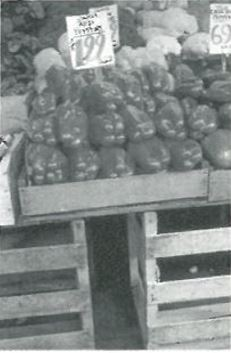
#> input picture 영상처리_이진&오츄&라벨링_3/pic2.JPG, 231 x 353 px, found by its file name
$ python Labeling.py   (older library calls are emulated)
#> lines starting #> are read from the running program, lines starting #| are printed output that depends on the picture; after the words box and inside, x2 and y2 are one past the last pixel; in counts of white or black regions, pixels touching at a corner belong together
import cv2 as cv
import numpy as np
import queue
import random

# 책에 소개된 라벨링 함수
def flood_fill4(l,j,i,label):
    Q = queue.Queue()
    Q.put((j,i))
    while not Q.empty():
        x, y = Q.get()
        if l.item(x,y) == -1:
            left = right = x
            while l.item(left-1,y) == -1:
                left -=1
            while l.item(right+1,y) == -1:
                right +=1
            # 첫 시작지점부터 왼쪽 오른쪽으로 쭉 이동하여 라벨링 되지않은 부분들을 찾는다.
            for c in range(left,right+1):
                # 왼쪽부터 오른쪽까지 이동하면서 라벨링을 수행한다. (같은 열에 연속된 것들 라벨링)
                l.itemset(c,y,label)
                # 만약 맨 왼쪽에서 아래나 위가 라벨링되어있지 않으면 큐에넣어 다음 반복에 라벨링을 수행한다.
                # 뒤쪽의 조건(and (c == left or l.item(c-1,y-1) != -1))은 불필요한 좌표를 큐에 넣지않기 위함이다.
                if l.item(c,y-1) == -1 and (c == left or l.item(c-1,y-1) != -1):
                    Q.put((c,y-1))
                if l.item(c,y+1) == -1 and (c == left or l.item(c-1,y+1) != -1):
                    Q.put((c,y+1))
                # [5 lines of commented-out code are left out]

roi = cv.imread('pic2.jpg')
#> roi is the input picture: shape (353, 231, 3); mean B, G, R 136.6, 137.6, 132.2

# 이미지를 흑백으로 바꾸고 이진화 시킨다. T = 127
roi = cv.cvtColor(roi, cv.COLOR_BGR2GRAY)
#> roi: shape (353, 231)
ret, bin_roi = cv.threshold(roi,127,255,cv.THRESH_BINARY)
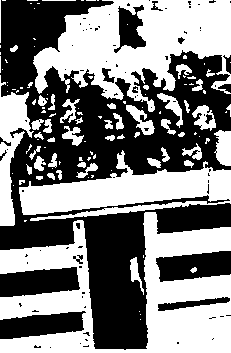
#> bin_roi: shape (353, 231); 50.1% white; 86 black regions (69 under 20 px), largest, box (x1, y1, x2, y2) and area: (0, 0, 231, 350) 33441, (0, 267, 80, 297) 1830, (156, 251, 231, 282) 1718
# ret, bin_roi = cv.threshold(roi,0,255,cv.THRESH_BINARY | cv.THRESH_OTSU)

# 라벨링된 결과를 저장할 행렬을 만든다.
label_img = np.zeros((bin_roi.shape[0],bin_roi.shape[1]),dtype=np.int)

# 책에서 1은 -1 0은 0으로 복사한다고 했음. 여기서는 이진화 된 값인 255와 0으로 구별하여 255이면 -1 나머지는 0으로 복사
# 이미지 밖으로 나가는것을 막기위해 맨 바깥쪽 픽셀영역은 전부 0으로 복사
for i in range(bin_roi.shape[1]):
    for j in range(bin_roi.shape[0]):
        if j == 0 or j == bin_roi.shape[0]-1 or i == 0 or i == bin_roi.shape[1] - 1 :
            label_img.itemset(j,i,0) # 경계 0으로 채우기. 끝을 검사하지 않기위해서
        elif bin_roi.item(j,i) == 255:
            #label_img[j][i] = -1
            label_img.itemset(j,i,-1) # 객체픽셀은 -1로 채움
        else:
            label_img.itemset(j,i,0) # 아니면 0
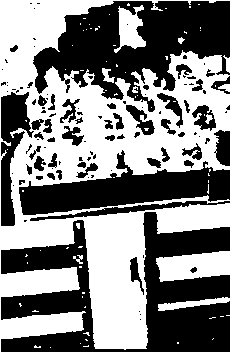
#> label_img: shape (353, 231) int64; values -1 (black) and 0 (white), 51% white; 111 black regions (62 under 20 px), largest, box (x1, y1, x2, y2) and area: (1, 212, 230, 352) 14581, (33, 1, 230, 112) 11645, (19, 150, 230, 215) 6173

# label : 라벨링 값
label = 1

# -1인 지점을 찾아서 4방향 연결 알고리즘을 사용
for i in range(1,bin_roi.shape[1]-1):
    for j in range(1,bin_roi.shape[0]-1):
        if label_img.item(j,i) == -1:
            flood_fill4(label_img,j,i,label)
            label+=1
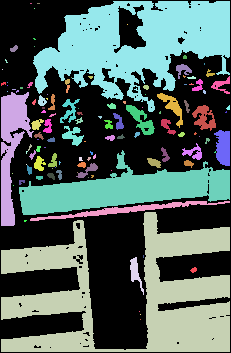
#> label_img: shape (353, 231) int64; 122 distinct labels, from 0 to 121; one colour per label, 0 black
#> after the loop, label = 122


# 라벨링된 결과를 RGB채널의 새로운 이미지로 보여줌(객체별로 다른 색상을 적용) - 책에는 없음
new_img = np.zeros((bin_roi.shape[0],bin_roi.shape[1],3),dtype=np.uint8)

for i in range(bin_roi.shape[1]):
    for j in range(bin_roi.shape[0]):
        if label_img.item(j,i) > 0:
            random.seed(label_img.item(j,i))
            new_img.itemset(j,i,0,random.randint(0,255))
            new_img.itemset(j,i,1,random.randint(0,255))
            new_img.itemset(j,i,2,random.randint(0,255))
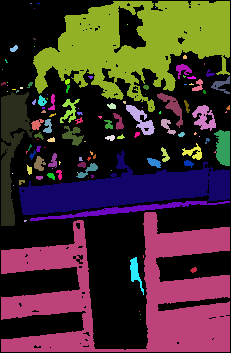
#> new_img: shape (353, 231, 3); mean of channels 0, 1, 2 45.5, 46.3, 66.1; drawn as B, G, R

print(label)
#| 122

cv.imshow('bin img',bin_roi)
cv.imshow('label_img',new_img)

cv.waitKey(0)
cv.destroyAllWindows()

$ run again, with 영상처리_이진&오츄&라벨링_3/pic1.JPG copied over 영상처리_이진&오츄&라벨링_3/pic2.JPG
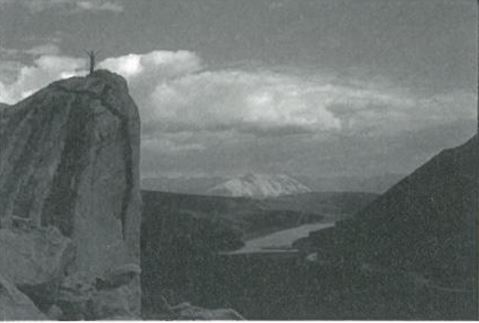
#> input picture 영상처리_이진&오츄&라벨링_3/pic1.JPG, 479 x 323 px, found by its file name
#> roi is the input picture: shape (323, 479, 3); mean B, G, R 109.1, 110.5, 104.6
#> roi: shape (323, 479)
#> bin_roi: shape (323, 479); 29% white; 209 white regions (185 under 20 px), largest, box (x1, y1, x2, y2) and area: (94, 14, 478, 196) 36778, (0, 31, 90, 106) 3939, (0, 319, 479, 323) 1300
#> after the loop `for i in range(1,bin_roi.shape[1]-1):`:
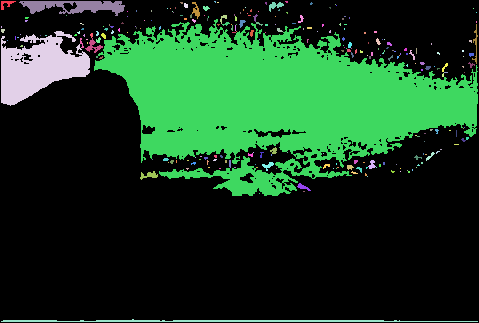
#> label_img: shape (323, 479) int64; 262 distinct labels, from 0 to 261; one colour per label, 0 black
#> after the loop `for i in range(bin_roi.shape[1]):`:
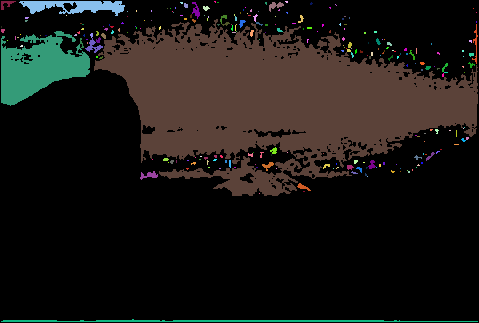
#> new_img: shape (323, 479, 3); mean of channels 0, 1, 2 20.1, 23.1, 25.5; drawn as B, G, R
#| 262

$ run again, with 영상처리_이진&오츄&라벨링_3/pic3.JPG copied over 영상처리_이진&오츄&라벨링_3/pic2.JPG
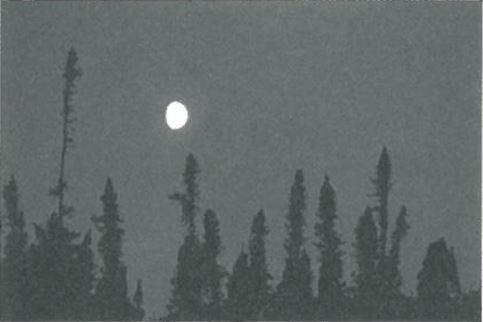
#> input picture 영상처리_이진&오츄&라벨링_3/pic3.JPG, 483 x 322 px, found by its file name
#> roi is the input picture: shape (322, 483, 3); mean B, G, R 102.5, 103, 96.5
#> roi: shape (322, 483)
#> bin_roi: shape (322, 483); 0.85% white; 34 white regions (31 under 20 px), largest, box (x1, y1, x2, y2) and area: (164, 100, 191, 133) 638, (481, 0, 483, 322) 567, (0, 0, 1, 44) 44
#> after the loop `for i in range(bin_roi.shape[1]):`:
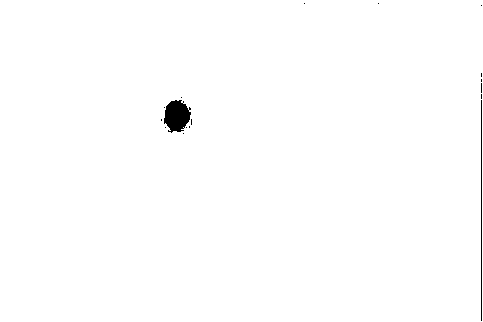
#> label_img: shape (322, 483) int64; values -1 (black) and 0 (white), 99.4% white; 17 black regions (15 under 20 px), largest, box (x1, y1, x2, y2) and area: (164, 100, 191, 133) 638, (481, 100, 482, 321) 221
#> after the loop `for i in range(1,bin_roi.shape[1]-1):`:
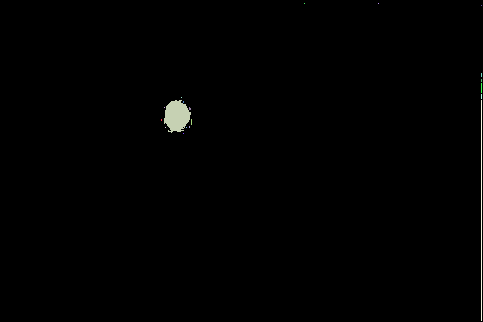
#> label_img: shape (322, 483) int64; 20 distinct labels, from 0 to 19; one colour per label, 0 black
#| 20
